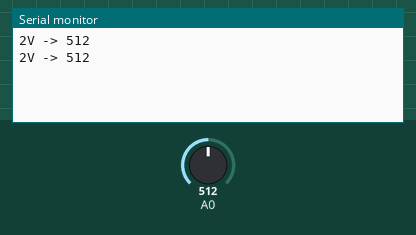
Simulated run of this sketch. Board: Arduino Uno, built with avr-gcc and run on an emulated ATmega328P. Parts: the last lines printed to the serial monitor. The inputs (shaded band) are chosen by the test bench; at power-on: A0 = 512.

Above: at 1.3 s.
1.4 s: A0 set to 716
At 1.9 s:
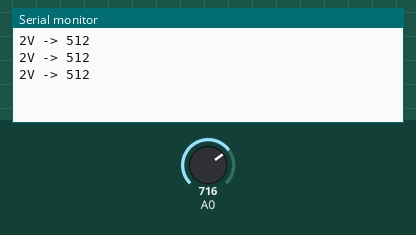
2.9 s: A0 set to 900
At 3.4 s:
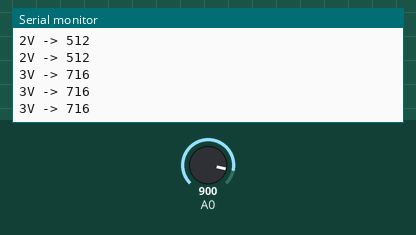
Timing chart, 0 to 5.9 s (numbered marks = the images above; inputs shaded):
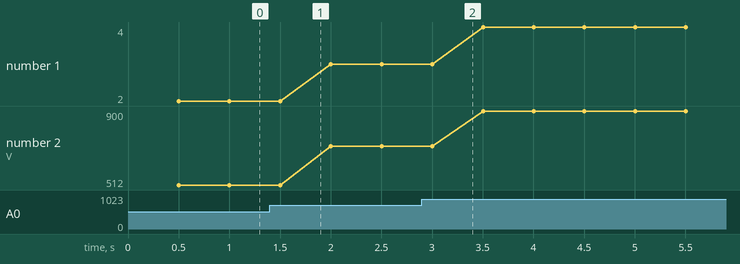

Measured:
- plotted number 1: 2 → 3 after the input at 1.4 s, 3 → 4 after the input at 2.9 s
- plotted number 2: 512 → 716 after the input at 1.4 s, 716 → 900 after the input at 2.9 s

The sketch:

Code.ino
```cpp
int message, voltage;

void setup() {
  pinMode(A0, INPUT);
  Serial.begin(9600);
}

void loop() {
  message = analogRead(A0);
  voltage = (message * 5) / 1023;
  delay(500);
  Serial.print(voltage);
  Serial.print("V -> ");
  Serial.println(message);
}
```
